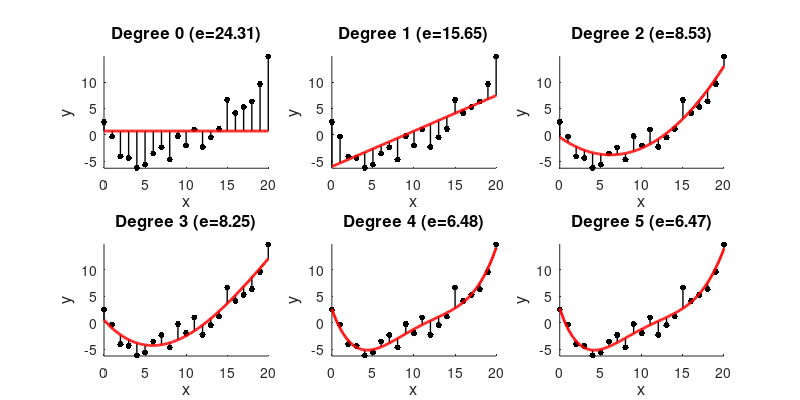

Write MATLAB code to recreate this figure.
function demo_LS_polFit01
% Polynomial fitting with least squares 
% 
% If this code is useful for your research, please cite the related publication:
% @incollection{Calinon19chapter,
% 	author="Calinon, S. and Lee, D.",
% 	title="Learning Control",
% 	booktitle="Humanoid Robotics: a Reference",
% 	publisher="Springer",
% 	editor="Vadakkepat, P. and Goswami, A.", 
% 	year="2019",
% 	pages="1261--1312",
% 	doi="10.1007/978-94-007-6046-2_68"
% }
%
% Copyright (c) 2015 Idiap Research Institute, http://idiap.ch/
% Written by Sylvain Calinon, http://calinon.ch/
% 
% This file is part of PbDlib, http://www.idiap.ch/software/pbdlib/
% 
% PbDlib is free software: you can redistribute it and/or modify
% it under the terms of the GNU General Public License version 3 as
% published by the Free Software Foundation.
% 
% PbDlib is distributed in the hope that it will be useful,
% but WITHOUT ANY WARRANTY; without even the implied warranty of
% MERCHANTABILITY or FITNESS FOR A PARTICULAR PURPOSE. See the
% GNU General Public License for more details.
% 
% You should have received a copy of the GNU General Public License
% along with PbDlib. If not, see <http://www.gnu.org/licenses/>.


%% Parameters
%%%%%%%%%%%%%%%%%%%%%%%%%%%%%%%%%%%%%%%%%%%%%%%%%%%%%%%%%%%%%%%%%%%%%%%%%%%
%nbVarIn = 2; %Dimension of input vector
%nbVarOut = 1; %Dimension of output vector
%nbData = 100; %Number of observations


%% Generate data
%%%%%%%%%%%%%%%%%%%%%%%%%%%%%%%%%%%%%%%%%%%%%%%%%%%%%%%%%%%%%%%%%%%%%%%%%%%
% A0 = [-.2; -.2; .2; 1]; %Polynomimal relationship between input and output (to be estimated)
% x = linspace(-1,1,nbData)';
% X = [x.^3, x.^2, x, ones(nbData,1)]; %Input data
% Y = X * A0 + randn(nbData,nbVarOut)*2E-2; %Output data (with noise)

load('data/DataLS01.mat');
nbData = size(x,1);

figure('PaperPosition',[0 0 8 4],'position',[10,10,1300,700]);

for nbVarIn=1:6

X = [];
for i=0:nbVarIn-1
	X = [X, x.^i]; %-> X=[x.^3, x.^2, x, 1]
end

%Array used to display more points
xr = linspace(min(x),max(x),200)';
Xr = [];
for i=0:nbVarIn-1
	Xr = [Xr, xr.^i];
end


%% Regression
%%%%%%%%%%%%%%%%%%%%%%%%%%%%%%%%%%%%%%%%%%%%%%%%%%%%%%%%%%%%%%%%%%%%%%%%%%%
A = X' * X \ X' * Y;

%Compute fitting error
e = norm(Y - X * A);


%% Plot
%%%%%%%%%%%%%%%%%%%%%%%%%%%%%%%%%%%%%%%%%%%%%%%%%%%%%%%%%%%%%%%%%%%%%%%%%%%
j = 1; %Dimension to display for output data
subplot(2,3,nbVarIn); hold on; title(['Degree ' num2str(nbVarIn-1) ' (e=' num2str(e,'%.2f') ')'],'fontsize',12);
for t=1:nbData
	plot([x(t) x(t)], [Y(t,j) X(t,:)*A(:,j)], '-','linewidth',1,'color',[0 0 0]);
	plot(x(t), Y(t,j), '.','markersize',14,'color',[0 0 0]);
end
plot(xr, Xr*A(:,j), 'r-','linewidth',2);
xlabel('x','fontsize',12);
ylabel('y','fontsize',12);
axis([min(x) max(x) min(Y(:,j))-0.1 max(Y(:,j))+0.1]);
%set(gca,'xtick',[],'ytick',[]);

end %nbVarIn

% print('-dpng','-r300','graphs/demo_LS_polFit01.png');
pause;
close all;